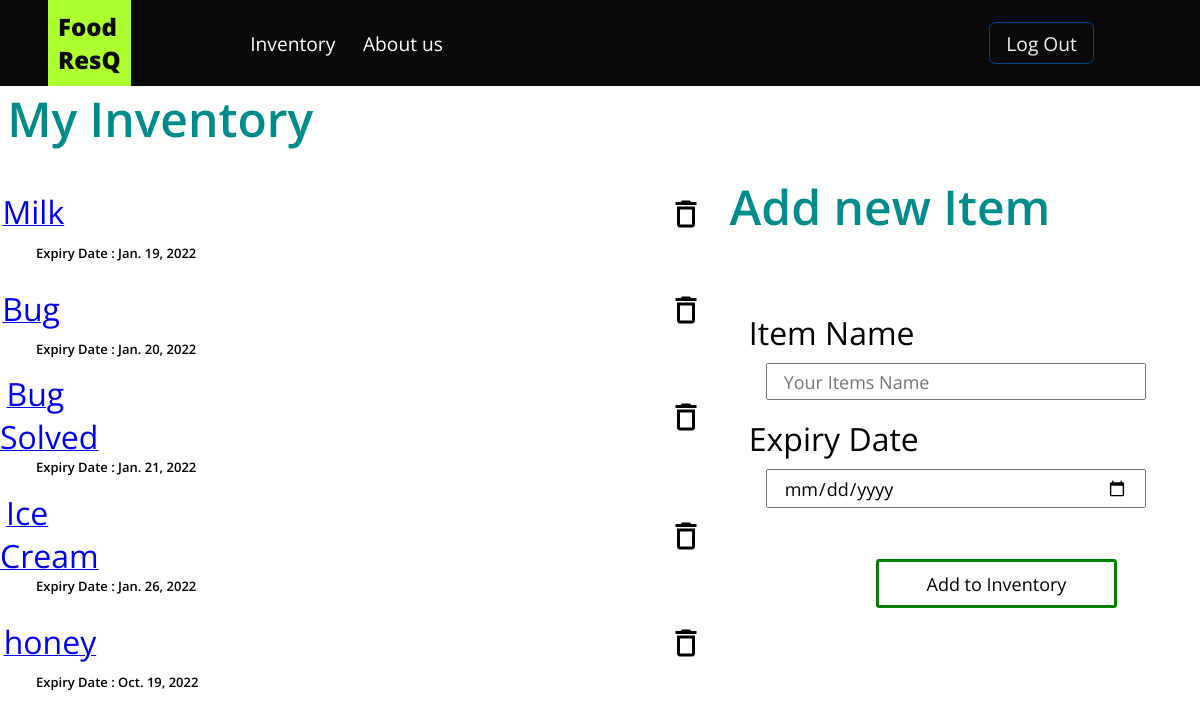
The page /items/ (signed in) on the database as committed earlier.
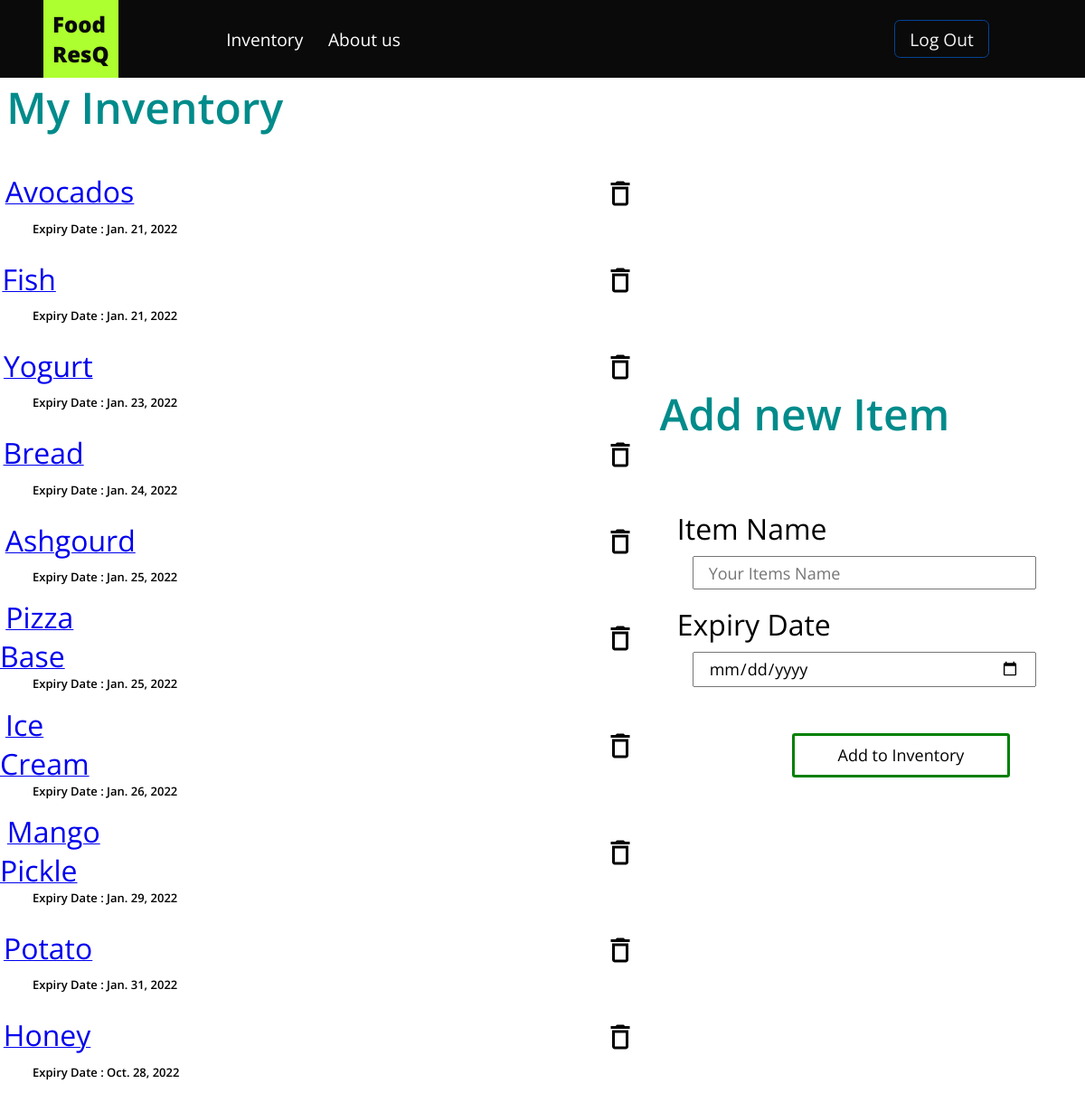
The same page on the database as committed later.
### base/models.py (models this page shows, shortened)
class Item(models.Model):
    name = models.CharField(max_length=200)
    user = models.ForeignKey(User, on_delete=models.CASCADE , null=True)
    created = models.DateTimeField(auto_now_add=True)
    expirydate = models.DateField(null=True, blank=True)

### base/views.py (the view, shortened to what this page needs)
# urls.py: path('items/', views.userItems, name="user-items"),
@login_required(login_url='/login')
def userItems(request):
    user = User.objects.get(id=request.user.id)
    items = user.item_set.all().order_by('expirydate')
    context={'items':items}
    return render(request, 'base/items.html' , context)

### base/templates/base/items.html (shortened to what this page needs)
{% load static %}
{% include 'navbar.html' %}
<!DOCTYPE html>
<html lang="en">
<head>
</head>
<body>
    <main class="main">
        <div class="inventory">
            <lable class="inventory_heading">My Inventory</lable>
            <div class="item_container">
                {% for item in items %}
                <div class="item">
                    <div class="top">
                        <a href="{% url 'recipes' item.name %}"><lable class="item_heading">{{item.name}}</lable></a>
                        <a href="{% url 'delete-item' item.id %}"> <img src="{% static 'images/delete icon medium.png' %}" alt="" class="delete_item_btn"></a>
                    </div>
                    <div class="bottom">
                        <lable class="item_exp_date">Expiry Date : {{item.expirydate}}</lable>
                    </div>
                </div>
                {% endfor %}
            </div>
        </div>
        <div class="addItems">
            <lable class="addItem_heading">Add new Item</lable>
            <br><br><br>
           <div class="addItem_form">
              <form class="form" method="post">
                  <lable class="itemName">Item Name</lable>
                  <br>
                  <input type="text"  id="item_name_input" name="itemname" placeholder="Your Items Name" class="itemname_input">
                    <br>
                    <lable class="expiryDate">Expiry Date</lable>
                    <br>
                    <input type="date" min="2022-01-20" id="expiry_date_input" name="expirydate" class="expiry_date_input">
                    <br>
                    <button type="submit" class="submit_btn">Add to Inventory</button>
                </form>
           </div>
        </div>
    </main>
</body>
</html>

### templates/navbar.html (shortened to what this page needs)
{% load static %}
<header class="header">
    <link rel="stylesheet" href="{% static 'index.css' %}">
    <div class="logo">Food ResQ</div>
    <nav class="navbar">
        <a href="{% url 'user-items' %}" class="navitem">Inventory</a>
        <a href="{% url 'home' %}" class="navitem">About us</a>
    </nav>
    {% if request.user.is_authenticated %}
    <div class="userAuth">
        <a href="{% url 'logoutuser' %}"><button class="button_userAuth" action="">Log Out</button></a>
    </div>
    {% else %}
    <div class="userAuth">
        <a href="{% url 'loginuser' %}"><button class="button_userAuth" action="">Log In</button></a>
        <a href="{% url 'signupuser' %}"><button class="button_userAuth" action="">Sign In</button></a>
    </div>
    {% endif %}
</header>

### static/styles/index.css (style rules this page uses)
* { margin: 0; padding: 0; box-sizing: border-box; font-family: 'Open Sans', sans-serif; transition: 0.4s; }
:root { --color-light : #f3f3f3 ; --color-dark : #0a0a0a ; --color-accent : #054495 ; --font-normal : 400 ; --font-bold : 800 ; }
body { max-width: 100%; }
.header { max-width: 100%; display: flex; background-color: var(--color-dark); align-items: center; }
.logo { color: var(--color-dark); font-size: x-large; padding:10px; max-width:20%; margin-left:4%; font-weight: var(--font-bold); background-color: greenyellow; }
.navbar { margin-left: 8%; width: 100%; }
.navitem { font-size: larger; margin-left: 6%; color: white; text-decoration: none; }
.userAuth { width: 50%; margin-right: 2%; margin-left: 30%; }
.button_userAuth { margin-left: 5%; font-size: larger; background-color: var(--color-dark); color: var(--color-light); border-radius: 0.4rem; padding: 0.4rem 1rem; border: 1px solid var(--color-accent); }
.main { display: flex; align-items: center; justify-content: center; }

### base/templates/base/items.html (style rules this page uses)
* { margin: 0; padding: 0; box-sizing: border-box; font-family: 'Open Sans', sans-serif; transition: 0.4s; }
:root { --color-light : #f3f3f3 ; --color-dark : #0a0a0a ; --color-accent : #054495 ; --font-normal : 400 ; --font-bold : 800 ; }
body { max-width: 100%; }
.header { max-width: 100%; display: flex; background-color: var(--color-dark); align-items: center; }
.logo { color: var(--color-dark); font-size: x-large; padding:10px; max-width:20%; margin-left:4%; font-weight: var(--font-bold); background-color: greenyellow; }
.navbar { margin-left: 8%; width: 100%; }
.navitem { font-size: larger; margin-left: 6%; color: white; text-decoration: none; }
.userAuth { width: 50%; margin-right: 2%; margin-left: 30%; }
.button_userAuth { margin-left: 5%; font-size: larger; background-color: var(--color-dark); color: var(--color-light); border-radius: 0.4rem; padding: 0.4rem 1rem; border: 1px solid var(--color-accent); }
.main { display: flex; flex-direction: row; max-width: 100%; }
.inventory { height: 90vh; width: 60%; height: max-content; }
.inventory_heading { font-size: 3rem; font-weight: 600; margin-left: 1%; color:darkcyan; }
.item_container { margin-top: 4%; }
.item { display: flex; flex-direction: column; }
.top { display: flex; align-items: center; width: 100%; justify-content:space-between; }
.item_heading { margin-left: 4%; font-size: 2rem; margin-top: 2%; }
.delete_item_btn { margin-right: 10%; padding: 1rem; border-radius: 50%; margin-bottom: -6%; }
.bottom { margin-bottom: 2%; }
.item_exp_date { font-size: small; font-weight: 600; margin-left: 5%; margin-bottom: 2%; }
.addItems { width: 40%; }
.addItem_heading { font-size: 3rem; font-weight: 600; margin-left: 2%; color:darkcyan; position: static; max-width: 100%; }
.addItem_form { width: 100%; margin-top: 6%; }
.form { margin: 2% 6%; }
.itemName { font-size: 2rem; }
.itemname_input { margin-top: 2%; margin-bottom: 4%; font-size: large; margin-left: 4%; padding: 0.3rem 1rem; width: 90%; }
.expiryDate { font-size: 2rem; }
.expiry_date_input { margin-top: 2%; margin-bottom: 4%; font-size: large; margin-left: 4%; padding: 0.3rem 1rem; width: 90%; }
.submit_btn { background-color: rgba(255, 255, 255, 0); border: solid 3px green; border-radius: 0.2rem; font-size: large; padding: 0.6rem 3rem; margin-top: 8%; margin-left: 30%; }

Rows that differ between the two databases and show on the page:
removed Item: name "Milk", expirydate "Jan. 19, 2022"
removed Item: name "Bug", expirydate "Jan. 20, 2022"
removed Item: name "Bug Solved", expirydate "Jan. 21, 2022"
removed Item: name "honey", expirydate "Oct. 19, 2022"
added Item: name "Avocados", expirydate "Jan. 21, 2022"
added Item: name "Fish", expirydate "Jan. 21, 2022"
added Item: name "Yogurt", expirydate "Jan. 23, 2022"
added Item: name "Bread", expirydate "Jan. 24, 2022"
added Item: name "Ashgourd", expirydate "Jan. 25, 2022"
added Item: name "Pizza Base", expirydate "Jan. 25, 2022"
added Item: name "Mango Pickle", expirydate "Jan. 29, 2022"
added Item: name "Potato", expirydate "Jan. 31, 2022"
added Item: name "Honey", expirydate "Oct. 28, 2022"
